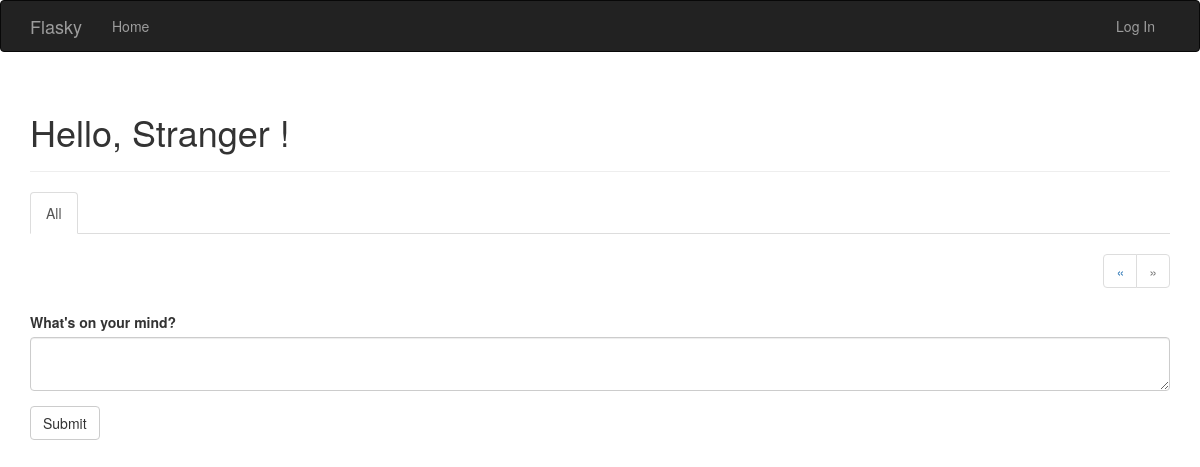
Before: /?page=2 with the older database file.
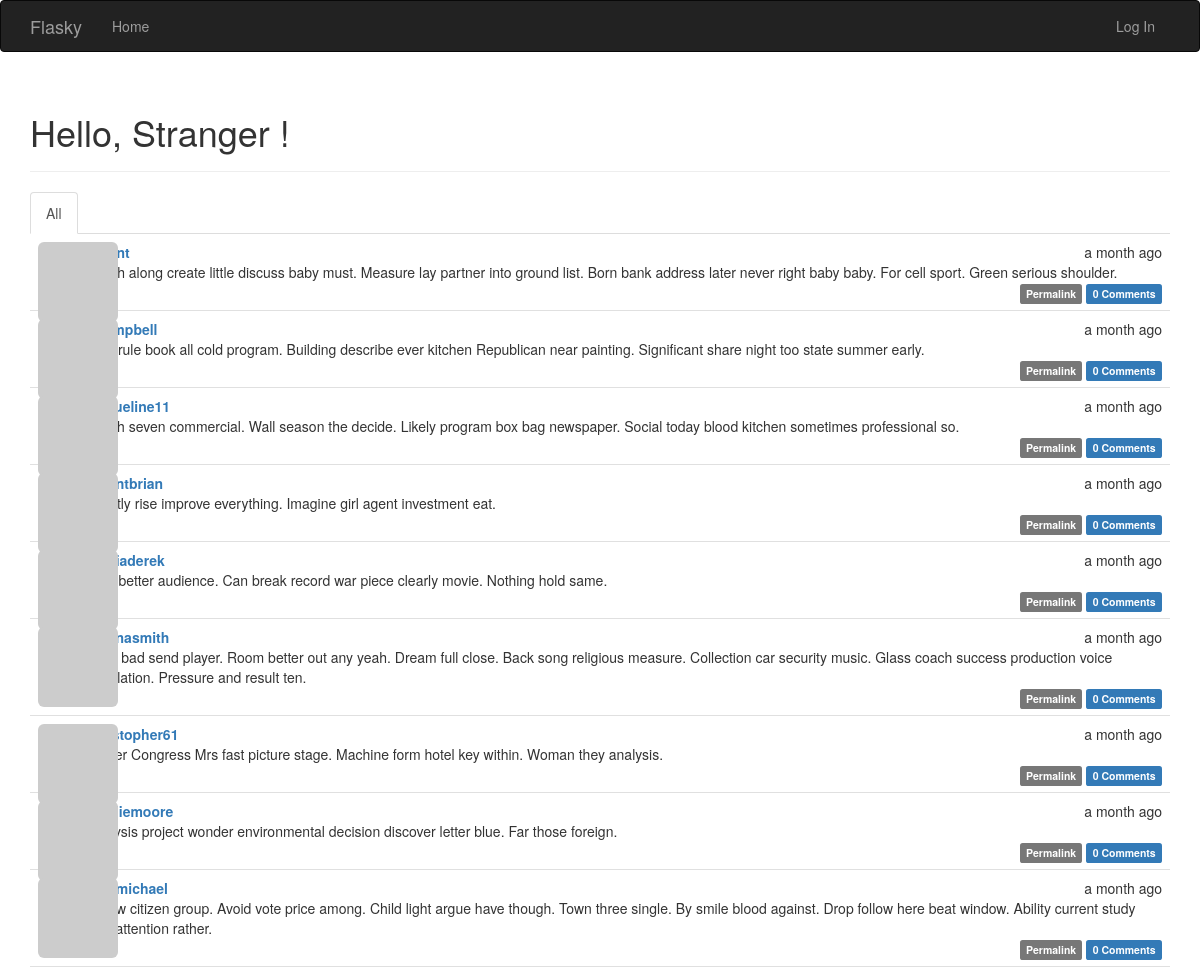
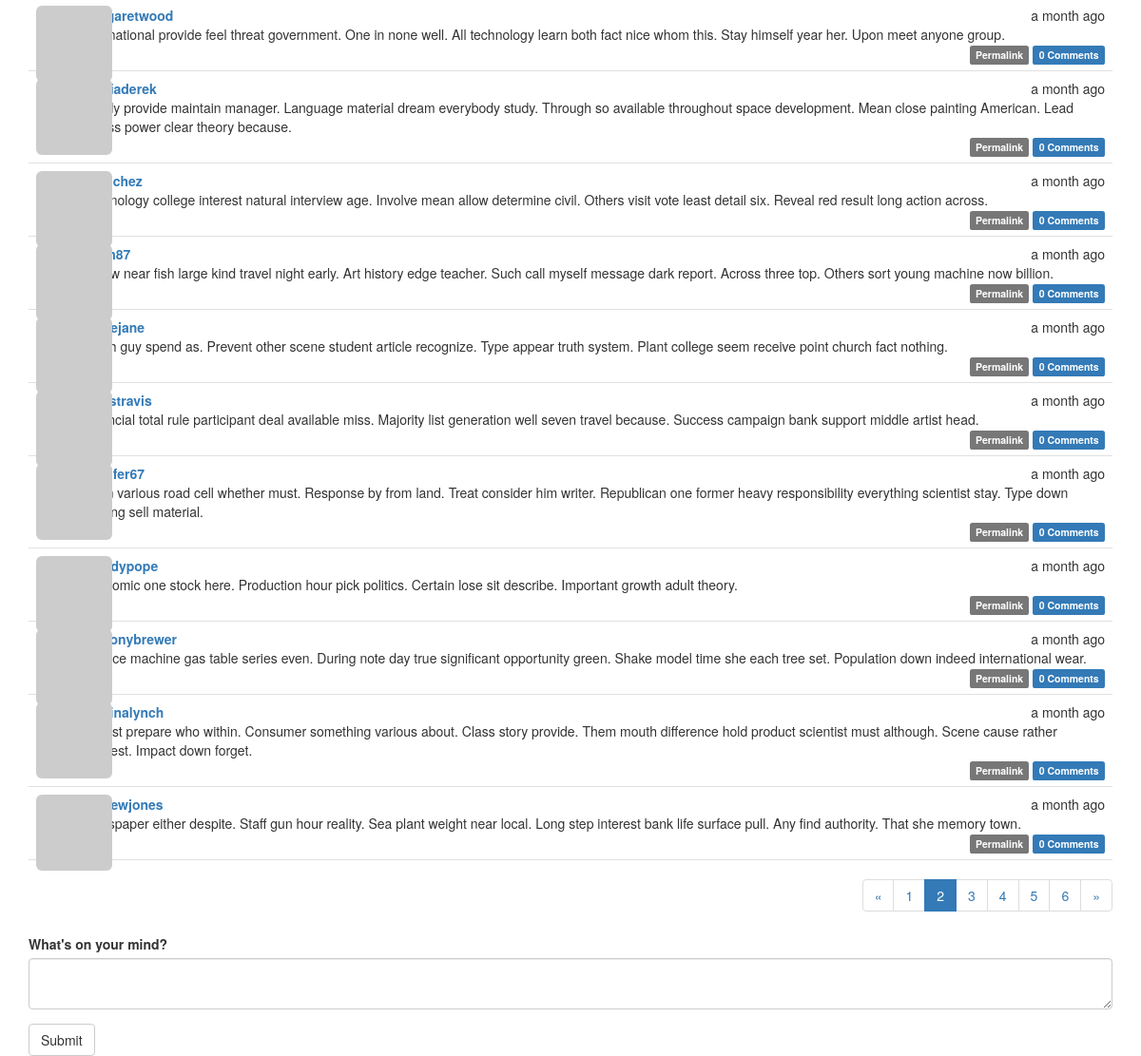
After: the same page with the newer database file (2 pictures, top to bottom).
### app/models.py (models this page shows, shortened)
class Post(db.Model):
    __tablename__ = 'posts'
    id = db.Column(db.Integer, primary_key=True)
    body = db.Column(db.Text)
    body_html = db.Column(db.Text)
    timestamp = db.Column(db.DateTime, index=True, default=datetime.utcnow)
    author_id = db.Column(db.Integer, db.ForeignKey('users.id'))
    comments = db.relationship('Comment', backref='post', lazy='dynamic')

class PaginatedAPIMixin(object):
    @staticmethod
    def to_collection_dict(query, page, per_page, endpoint, **kwargs):
        resources = query.paginate(page, per_page, False)
        data = {
            'items': [item.to_dict() for item in resources.items],
            '_meta': {
                'page': page,
                'per_page': per_page,
                'total_pages': resources.pages,
                'total_items': resources.total
            },
            '_links': {
                'self': url_for(endpoint, page=page, per_page=per_page,
                                **kwargs),
                'next': url_for(endpoint, page=page + 1, per_page=per_page,
                                **kwargs) if resources.has_next else None,
                'prev': url_for(endpoint, page=page - 1, per_page=per_page,
                                **kwargs) if resources.has_prev else None
            }
        }
        return data

class User(PaginatedAPIMixin, UserMixin, db.Model):
    __tablename__ = 'users'
    id = db.Column(db.Integer, primary_key=True)
    email = db.Column(db.String(64), unique=True, index=True)
    username = db.Column(db.String(64), unique=True, index=True)
    password_hash = db.Column(db.String(128))
    role_id = db.Column(db.Integer, db.ForeignKey('roles.id'))
    confirmed = db.Column(db.Boolean, default=False)
    name = db.Column(db.String(64))
    location = db.Column(db.String(64))
    about_me = db.Column(db.Text())
    member_since = db.Column(db.DateTime(), default=datetime.utcnow)
    last_seen = db.Column(db.DateTime(), default=datetime.utcnow)
    avatar_hash = db.Column(db.String(32))
    posts = db.relationship('Post', backref='author', lazy='dynamic')
    followed = db.relationship('Follow',
                               foreign_keys=[Follow.follower_id],
                               backref=db.backref('follower', lazy='joined'),
                               lazy='dynamic',
                               cascade='all, delete-orphan')
    followers = db.relationship('Follow',
                                foreign_keys=[Follow.followed_id],
                                backref=db.backref('followed', lazy='joined'),
                                lazy='dynamic',
                                cascade='all, delete-orphan')
    comments = db.relationship('Comment', backref='author', lazy='dynamic')
    token = db.Column(db.String(32), index=True, unique=True)
    token_expiration = db.Column(db.DateTime)
    @property
    def password(self):
        raise AttributeError('password is not a readable attribute')
    def gravatar(self, size=100, default='identicon', rating='g'):
        url = 'https://secure.gravatar.com/avatar'
        hash = self.avatar_hash or self.gravatar_hash()
        return '{url}/{hash}?s={size}&d={default}&r={rating}'.format(
            url=url, hash=hash, size=size, default=default, rating=rating)

### app/main/views.py (the view)
@main.route('/', methods=['GET', 'POST'])
def index():
    form = PostForm()
    if current_user.can(Permission.WRITE) and form.validate_on_submit():
        post = Post(body=form.body.data, author=current_user._get_current_object())
        db.session.add(post)
        db.session.commit()
        return redirect(url_for('.index'))
    page = request.args.get('page', 1, type=int)
    show_followed = False
    if current_user.is_authenticated:
        show_followed = bool(request.cookies.get('show_followed', ''))
    if show_followed:
        query = current_user.followed_posts
    else:
        query = Post.query
    pagination = query.order_by(Post.timestamp.desc()).paginate(
        page, per_page=current_app.config['FLASKY_POSTS_PER_PAGE'],
        error_out=False)
    posts = pagination.items
    return render_template('index.html', form=form, posts=posts,
                           show_followed=show_followed,
                           pagination=pagination)

### app/main/forms.py
class PostForm(FlaskForm):
    body = PageDownField("What's on your mind?", validators=[DataRequired()])
    submit = SubmitField('Submit')

### app/auth/views.py (called while the page is built)
@auth.before_app_request
def before_request():
    if current_user.is_authenticated:
        current_user.ping()
        if not current_user.confirmed \
                and request.endpoint \
                and request.blueprint != 'auth' \
                and request.endpoint != 'static':
            return redirect(url_for('auth.unconfirmed'))

@auth.before_app_request
def before_request():
    if current_user.is_authenticated \
            and not current_user.confirmed \
            and request.blueprint != 'auth' \
            and request.endpoint != 'static':
        return redirect(url_for('auth.unconfirmed'))

### app/main/__init__.py (called while the page is built)
@main.app_context_processor
def inject_permissions():
    return dict(Permission=Permission)

### app/models.py (called while the page is built)
    def can(self, permissions):
        return False

    def is_administrator(self):
        return False

### app/templates/index.html (shortened to what this page needs)
{% extends "base.html" %}
{% import "bootstrap/wtf.html" as wtf %}
{% import "_macros.html" as macros %}
{% block page_content %}
<div class="page-header">
    <h1>Hello, {% if current_user.is_authenticated %}{{ current_user.username }}{% else %} Stranger {% endif %}!</h1>
</div>
<div class="post-tabs">
    <ul class="nav nav-tabs">
        <li {% if not show_followed %} class="active"{% endif %}><a href="{{ url_for('.show_all') }}">All</a></li>
    </ul>
    {% include '_posts.html' %}
</div>
{% if pagination %}
<div class="pagination">
    {{ macros.pagination_widget(pagination, '.index') }}
</div>
{% endif %}
{{ wtf.quick_form(form) }}
{% endblock %}

### app/templates/base.html (shortened to what this page needs)
{% extends "bootstrap/base.html" %}
{% block head %}
{{ super() }}
<link rel="stylesheet" type="text/css" href="{{ url_for('static', filename='styles.css') }}">
{% endblock %}
{% block navbar %}
<div class="navbar navbar-inverse" role="navigation">
	<div class="container">
		<div class="navbar-header">
			<a class="navbar-brand" href="/">Flasky</a>
		</div>
		<div class="navbar-collapse collapse">
			<ul class="nav navbar-nav">
				<li>
					<a href="/">Home</a>
				</li>
			</ul>
			<ul class="nav navbar-nav navbar-right">
    			{% if current_user.is_authenticated %}
    			<li><a href="{{ url_for('auth.logout') }}">Log Out</a></li>
    			{% else %}
    			<li><a href="{{ url_for('auth.login') }}">Log In</a></li>
    			{% endif %}
			</ul>
		</div>
	</div>
</div>
{% endblock %}
{% block content %}
<div class="container">
    {% block page_content %}{% endblock %}
</div>
{% endblock %}

### app/templates/_macros.html
{% macro pagination_widget(pagination, endpoint, fragment='') %}
<ul class="pagination">
    <li {% if not pagination.has_prev %} class="disabled"{% endif %}>
        <a href="{% if pagination.has_prev %}{{ url_for(endpoint, page=pagination.prev_num, **kwargs) }}{{ fragment }}{% else %}#{% endif %}">
            &laquo;
        </a>
    </li>
    {% for p in pagination.iter_pages() %}
        {% if p %}
            {% if p == pagination.page %}
            <li class="active">
                <a href="{{ url_for(endpoint, page = p, **kwargs) }}{{ fragment }}">{{ p }}</a>
            </li>
            {% else %}
            <li>
                <a href="{{ url_for(endpoint, page = p, **kwargs) }}{{ fragment }}">{{ p }}</a>
            </li>
            {% endif %}
        {% else %}
        <li class="disabled"><a href="#">&hellip;</a></li>
        {% endif %}
    {% endfor %}
    <li{% if not pagination.has_next %} class="disabled"{% endif %}>
        <a href="{% if pagination.has_next %}{{ url_for(endpoint, page=pagination.next_num, **kwargs) }}{{ fragment }}{% else %}#{% endif %}">
            &raquo;
        </a>
    </li>
</ul>
{% endmacro %}

### app/templates/_posts.html (shortened to what this page needs)
<ul class="posts">
    {% for post in posts %}
    <li class="post">
        <div class="post-thumbnail">
            <a href="{{ url_for('.user', username=post.author.username) }}">
                <img class="img-rounded profile-thumbnail" src="{{ post.author.gravatar(size=40) }}">
            </a>
        </div>
        <div class="post-content">
            <div class="post-date">{{ moment(post.timestamp).fromNow() }}</div>
            <div class="post-author"><a href="{{ url_for('.user', username=post.author.username) }}">{{ post.author.username }}</a></div>
            <div class="post-body">
                {% if post.body_html %}
                    {{ post.body_html | safe }}
                {% else %}
                    {{ post.body }}
                {% endif %}
            </div>
            <div class="post-footer">
                <a href="{{ url_for('.post', id=post.id) }}">
                    <span class="label label-default">Permalink</span>
                </a>
                <a href="{{ url_for('.post', id=post.id) }}#comments">
                    <span class="label label-primary"> {{ post.comments.count() }} Comments</span>
                </a>
            </div>
        </div>
    </li>
    {% endfor %}
</ul>

### app/static/styles.css (style rules this page uses)
.profile-thumbnail { position: absolute; }
div.post-tabs { margin-top: 16px; }
ul.posts { list-style-type: none; padding: 0px; margin: 16px 0px 0px 0px; border-top: 1px solid #e0e0e0; }
div.post-tabs ul.posts { margin: 0px; border-top: none; }
ul.posts li.post { padding: 8px; border-bottom: 1px solid #e0e0e0; }
div.post-date { float: right; }
div.post-author { font-weight: bold; }
div.post-thumbnail { position: absolute; }
div.post-content { margin-left: 48px; min-height: 48px; }
div.post-footer { text-align: right; }
div.pagination { width: 100%; text-align: right; padding: 0px; margin: 0px; }

Changed rows visible on the page:
added Post: timestamp "a month ago", body "Laugh along create little discuss baby must. Measure lay partner into ground list. Born bank address later never right baby baby. For cell sport. Green serious shoulder.", comments.count "0"
added Post: timestamp "a month ago", author.username "wcampbell", body "Blue rule book all cold program. Building describe ever kitchen Republican near painting. Significant share night too state summer early.", comments.count "0"
added Post: timestamp "a month ago", author.username "jacqueline11", body "Month seven commercial. Wall season the decide. Likely program box bag newspaper. Social today blood kitchen sometimes professional so.", comments.count "0"
added Post: timestamp "a month ago", author.username "bryantbrian", body "Exactly rise improve everything. Imagine girl agent investment eat.", comments.count "0"
added Post: timestamp "a month ago", author.username "garciaderek", body "Safe better audience. Can break record war piece clearly movie. Nothing hold same.", comments.count "0"
added Post: timestamp "a month ago", author.username "katrinasmith", body "Fund bad send player. Room better out any yeah. Dream full close. Back song religious measure. Collection car security music. Glass coach success production voice population. Pressure and result ten.", comments.count "0"
added Post: timestamp "a month ago", author.username "christopher61", body "Owner Congress Mrs fast picture stage. Machine form hotel key within. Woman they analysis.", comments.count "0"
added Post: timestamp "a month ago", author.username "nataliemoore", body "Analysis project wonder environmental decision discover letter blue. Far those foreign.", comments.count "0"
added Post: timestamp "a month ago", author.username "ortizmichael", body "Follow citizen group. Avoid vote price among. Child light argue have though. Town three single. By smile blood against. Drop follow here beat window. Ability current study now attention rather.", comments.count "0"
added Post: timestamp "a month ago", author.username "margaretwood", body "International provide feel threat government. One in none well. All technology learn both fact nice whom this. Stay himself year her. Upon meet anyone group.", comments.count "0"
added Post: timestamp "a month ago", author.username "garciaderek", body "Ready provide maintain manager. Language material dream everybody study. Through so available throughout space development. Mean close painting American. Lead across power clear theory because.", comments.count "0"
added Post: timestamp "a month ago", body "Technology college interest natural interview age. Involve mean allow determine civil. Others visit vote least detail six. Reveal red result long action across.", comments.count "0"
added Post: timestamp "a month ago", body "Follow near fish large kind travel night early. Art history edge teacher. Such call myself message dark report. Across three top. Others sort young machine now billion.", comments.count "0"
added Post: timestamp "a month ago", author.username "brucejane", body "Catch guy spend as. Prevent other scene student article recognize. Type appear truth system. Plant college seem receive point church fact nothing.", comments.count "0"
added Post: timestamp "a month ago", author.username "jonestravis", body "Financial total rule participant deal available miss. Majority list generation well seven travel because. Success campaign bank support middle artist head.", comments.count "0"
added Post: timestamp "a month ago", author.username "jennifer67", body "Go in various road cell whether must. Response by from land. Treat consider him writer. Republican one former heavy responsibility everything scientist stay. Type down nothing sell material.", comments.count "0"
added Post: timestamp "a month ago", author.username "brandypope", body "Economic one stock here. Production hour pick politics. Certain lose sit describe. Important growth adult theory.", comments.count "0"
added Post: timestamp "a month ago", author.username "anthonybrewer", body "Service machine gas table series even. During note day true significant opportunity green. Shake model time she each tree set. Population down indeed international wear.", comments.count "0"
added Post: timestamp "a month ago", author.username "sabrinalynch", body "Almost prepare who within. Consumer something various about. Class story provide. Them mouth difference hold product scientist must although. Scene cause rather suggest. Impact down forget.", comments.count "0"
added Post: timestamp "a month ago", author.username "andrewjones", body "Newspaper either despite. Staff gun hour reality. Sea plant weight near local. Long step interest bank life surface pull. Any find authority. That she memory town.", comments.count "0"
Other visible differences:
new list line: "1"
new list line: "2"
new list line: "3"
new list line: "4"
new list line: "5"
new list line: "6"
